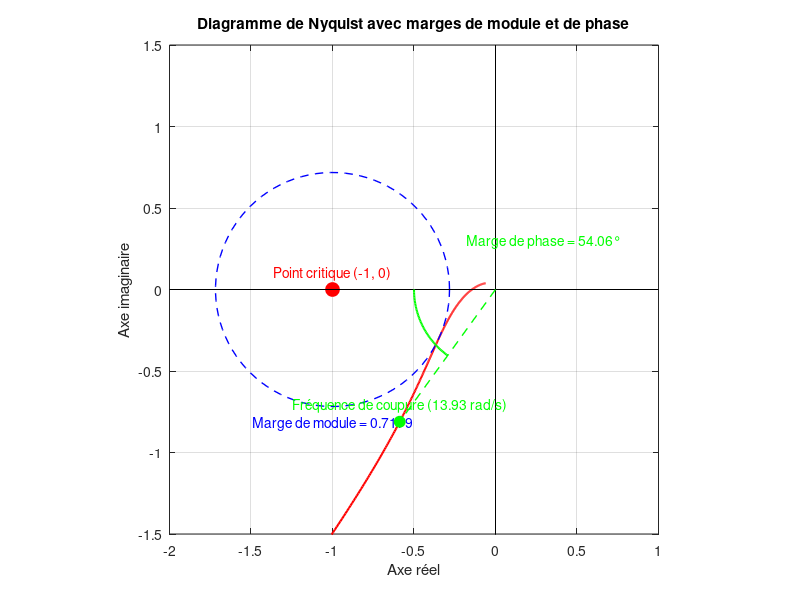

This figure's MATLAB source:
% Script MATLAB pour tracer le diagramme de Nyquist avec marge de module min|1+H| et marge de phase
clc;
clear;
close all;

Te=0.01;

r0=1.28;
r1=-1.21;
s0=0.569;

%% Définition du système (exemple : fonction de transfert)
num = [0, 0, 0.046*r0, 0.046*r1];          % Numérateur
den = [1, -(s0 + 1.980), (1.980 * s0 + 0.980), -0.980 * s0];
G = tf(num, den, Te);   % Fonction de transfert du système

%% Calcul de la réponse en fréquence
w = logspace(-2, 2, 1000); % Plage de fréquences (rad/s)
[mag, phase] = bode(G, w);
mag = squeeze(mag); % Convertir en vecteur
phase = squeeze(phase); % Convertir en vecteur

%% Calcul de H(jω) = G(jω)
H = mag .* exp(1i * phase * pi/180); % Convertir la phase en radians

%% Calcul de 1 + H(jω)
one_plus_H = 1 + H;

%% Calcul de |1 + H(jω)| (module)
module_one_plus_H = abs(one_plus_H);

%% Trouver la marge de module : min|1 + H(jω)|
min_module = min(module_one_plus_H);
fprintf('Marge de module (min|1 + H|) : %.4f\n', min_module);

%% Calcul de la marge de phase
% Trouver la fréquence de coupure (où |H| = 1)
[~, idx_crossover] = min(abs(mag - 1));
w_crossover = w(idx_crossover);
phase_crossover = phase(idx_crossover);

% Interpolation pour une meilleure précision
if idx_crossover > 1 && idx_crossover < length(w)
    w1 = w(idx_crossover-1); w2 = w(idx_crossover+1);
    m1 = mag(idx_crossover-1); m2 = mag(idx_crossover+1);
    p1 = phase(idx_crossover-1); p2 = phase(idx_crossover+1);

    % Interpolation linéaire pour w_crossover
    w_crossover = w1 + (1 - m1) * (w2 - w1) / (m2 - m1);
    phase_crossover = p1 + (w_crossover - w1) * (p2 - p1) / (w2 - w1);
end

% marge de phase
phase_margin = 180 + phase_crossover;
fprintf('Marge de phase : %.2f° à la fréquence %.2f rad/s\n', phase_margin, w_crossover);

fprintf('Marge de retard : %.2f ms, à la fréquence %.2f rad/s\n',phase_margin*pi/180/w_crossover*1000, w_crossover);
%% Tracer le diagramme de Nyquist
figure;
plot(real(H), imag(H), 'r-', 'LineWidth', 1.5); % Courbe de Nyquist en rouge
hold on;
grid on;
xlabel('Axe réel');
ylabel('Axe imaginaire');
title('Diagramme de Nyquist avec marges de module et de phase');

%% Tracer le point critique (-1, 0)
plot(-1, 0, 'ro', 'MarkerSize', 10, 'MarkerFaceColor', 'r');
text(-1, 0.1, 'Point critique (-1, 0)', 'Color', 'r', 'HorizontalAlignment', 'center');

%% Tracer un cercle centré sur (-1, 0) avec rayon = min_module
theta = linspace(0, 2*pi, 100);
x_circle = -1 + min_module * cos(theta);
y_circle = 0 + min_module * sin(theta);
plot(x_circle, y_circle, 'b--', 'LineWidth', 1);
text(-1, -min_module - 0.1, sprintf('Marge de module = %.4f', min_module), 'Color', 'b', 'HorizontalAlignment', 'center');

%% Tracer des lignes pour les axes réel et imaginaire
plot([-2 1], [0 0], 'k-', 'LineWidth', 0.5); % Axe réel
plot([0 0], [-1.5 1.5], 'k-', 'LineWidth', 0.5); % Axe imaginaire

%% Tracer la marge de phase
% Point à la fréquence de coupure
H_crossover = H(idx_crossover);
plot(real(H_crossover), imag(H_crossover), 'go', 'MarkerSize', 8, 'MarkerFaceColor', 'g');
text(real(H_crossover), imag(H_crossover) + 0.1, sprintf('Fréquence de coupure (%.2f rad/s)', w_crossover), 'Color', 'g', 'HorizontalAlignment', 'center');

% Tracer une ligne entre l'origine et H_crossover
plot([0, real(H_crossover)], [0, imag(H_crossover)], 'g--', 'LineWidth', 1);

% Tracer l'arc pour la marge de phase
angle_arc = linspace(180 * pi/180, (180 + phase_margin) * pi/180, 50);
x_arc = 0.5 * cos(angle_arc);
y_arc = 0.5 * sin(angle_arc);
plot(x_arc, y_arc, 'g-', 'LineWidth', 1.5);
text(0.3, 0.3, sprintf('Marge de phase = %.2f°', phase_margin), 'Color', 'g', 'HorizontalAlignment', 'center');

%% Ajuster les limites des axes
xlim([-2 1]);
ylim([-1.5 1.5]);
axis equal; % Pour que les axes aient la même échelle
